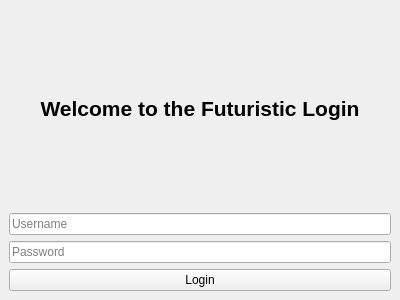
<?xml version="1.0" encoding="UTF-8"?>
<ui version="4.0">
 <class>MainWindow</class>
 <widget class="QMainWindow" name="MainWindow">
  <property name="geometry">
   <rect>
    <x>100</x>
    <y>100</y>
    <width>400</width>
    <height>300</height>
   </rect>
  </property>
  <property name="windowTitle">
   <string>Futuristic Login</string>
  </property>
  <widget class="QWidget" name="centralWidget">
   <layout class="QVBoxLayout" name="verticalLayout">
    <item>
     <widget class="QLabel" name="titleLabel">
      <property name="text">
       <string>Welcome to the Futuristic Login</string>
      </property>
      <property name="alignment">
       <set>Qt::AlignCenter</set>
      </property>
      <property name="font">
       <font>
        <pointsize>16</pointsize>
        <weight>75</weight>
        <bold>true</bold>
       </font>
      </property>
     </widget>
    </item>
    <item>
     <widget class="QLineEdit" name="usernameLineEdit">
      <property name="placeholderText">
       <string>Username</string>
      </property>
     </widget>
    </item>
    <item>
     <widget class="QLineEdit" name="passwordLineEdit">
      <property name="placeholderText">
       <string>Password</string>
      </property>
      <property name="echoMode">
       <enum>QLineEdit::Password</enum>
      </property>
     </widget>
    </item>
    <item>
     <widget class="QPushButton" name="loginButton">
      <property name="text">
       <string>Login</string>
      </property>
     </widget>
    </item>
   </layout>
  </widget>
 </widget>
 <resources/>
 <connections/>
</ui>
